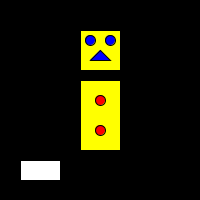
Frame 1 (no input)
Frame 60 (the mouse pressed at the canvas centre just before this capture): identical to frame 1, image omitted
Frame 120 (the mouse held since frame 60 and released just before this capture): identical to frame 1, image omitted

The Processing sketch that drew this single still picture (run headless with seeded random() and noise(); from frame 60 on, the mouse is pressed at the canvas centre):

// Processing sketch: processing_89824
// ── processing_89824.pde

void setup()
{
 size(200,200);
}
void draw()
{
 
  if(mouseX>20&&mouseX<60&&mouseY>160&&mouseY<180)
  {
    background(255);
  }
  else
  {
    background(0);
  }
   fill(255);
  rect(20,160,40,20);
fill(255,255,0);
rect(80,30,40,40);
rect(80,80,40,70);
fill(0,0,255);
ellipse(90,40,10,10);
ellipse(110,40,10,10);
triangle(100,50,90,60,110,60);
fill(255,0,0);
ellipse(100,100,10,10);
ellipse(100,130,10,10);
}
